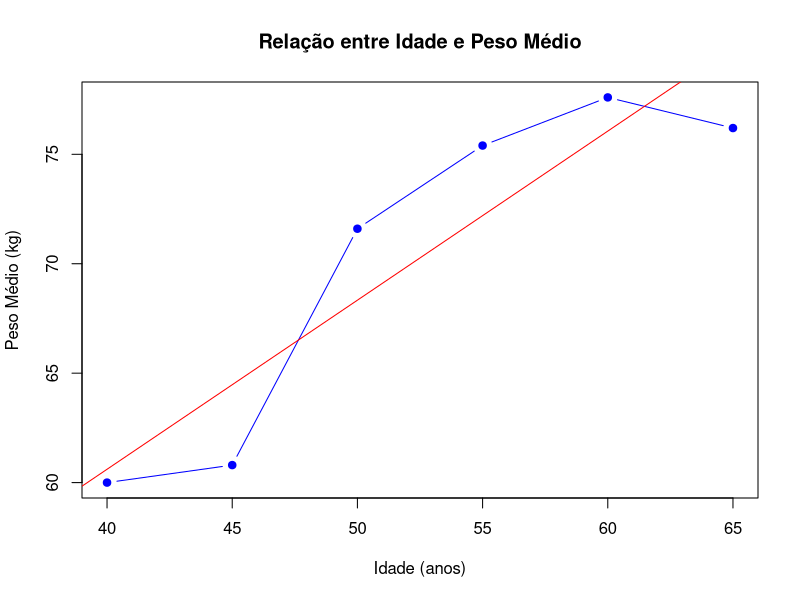

This chart was generated by the following R code:
# Dados do Exercício 2
idade <- c(40, 45, 50, 55, 60, 65)
peso <- list(
  c(55, 50, 68, 65, 62),    # 40 anos
  c(58, 56, 62, 65, 63),    # 45 anos
  c(60, 74, 70, 78, 76),    # 50 anos
  c(77, 78, 70, 72, 80),    # 55 anos
  c(70, 76, 74, 83, 85),    # 60 anos
  c(65, 82, 72, 82, 80)     # 65 anos
)

# (a) Cálculo das estatísticas para cada grupo de idade
cat("(a) Estatísticas por grupo de idade:\n")

# Função para calcular e mostrar estatísticas
calcular_estatisticas <- function(dados, idade) {
  media <- mean(dados)
  mediana <- median(dados)
  dp <- sd(dados)
  variancia <- var(dados)
  
  cat("Idade:", idade, "anos\n")
  cat("Média:", round(media, 2), "kg\n")
  cat("Mediana:", mediana, "kg\n")
  cat("Desvio Padrão:", round(dp, 2), "kg\n")
  cat("Variância:", round(variancia, 2), "kg²\n\n")
  
  return(c(media, mediana, dp, variancia))
}

# Calculando para cada grupo de idade
estatisticas <- list()
for (i in 1:length(idade)) {
  estatisticas[[i]] <- calcular_estatisticas(peso[[i]], idade[i])
}

# (b) Análise do comportamento do peso com a idade
cat("(b) Comportamento do peso com o aumento da idade:\n")

# Criando um data frame com as médias de cada idade
dados_medias <- data.frame(
  idade = idade,
  media = sapply(estatisticas, function(x) x[1])
)

# Gráfico para visualizar a relação entre idade e peso médio
plot(dados_medias$idade, dados_medias$media, 
     type = "b", 
     pch = 19, 
     col = "blue",
     xlab = "Idade (anos)", 
     ylab = "Peso Médio (kg)",
     main = "Relação entre Idade e Peso Médio")

# Regressão linear simples para avaliar a tendência
modelo <- lm(media ~ idade, data = dados_medias)
abline(modelo, col = "red")

# Coeficiente angular (indica a tendência)
coef_angular <- coef(modelo)[2]
cat("Coeficiente angular da regressão:", round(coef_angular, 2), "kg/ano\n")

# Conclusão baseada no coeficiente
if (coef_angular > 0) {
  cat("Conclusão: O peso tende a aumentar com a idade (", round(coef_angular, 2), "kg por ano).\n")
} else if (coef_angular < 0) {
  cat("Conclusão: O peso tende a diminuir com a idade (", round(coef_angular, 2), "kg por ano).\n")
} else {
  cat("Conclusão: Não há tendência clara de mudança de peso com a idade.\n")
}

# Mostrando as estatísticas completas para análise
cat("\nResumo das estatísticas por idade:\n")
print(data.frame(
  Idade = idade,
  Média = sapply(estatisticas, function(x) round(x[1], 2)),
  Mediana = sapply(estatisticas, function(x) x[2]),
  "Desvio Padrão" = sapply(estatisticas, function(x) round(x[3], 2)),
  "Variância" = sapply(estatisticas, function(x) round(x[4], 2))
), row.names = FALSE)